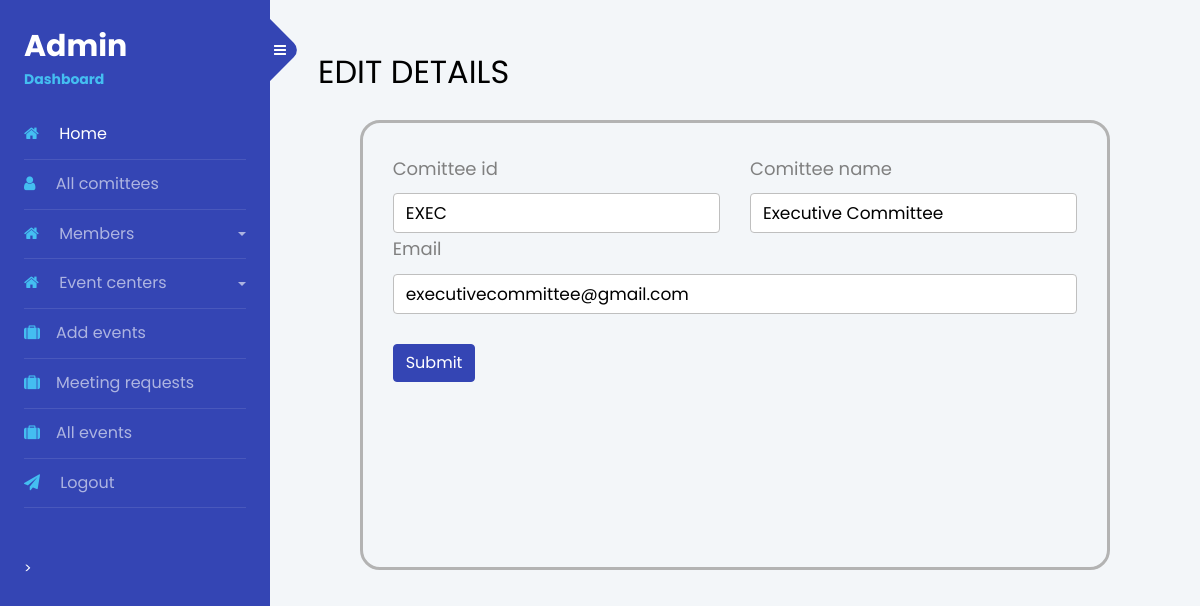
Page /admin/editcommittee.php?id=1 on the committed database.
### tables this page shows
CREATE TABLE `comitees` (
  `id` int(11) NOT NULL,
  `comitee_id` varchar(255) NOT NULL,
  `name` varchar(255) NOT NULL,
  `email` varchar(255) NOT NULL,
  `password` varchar(255) NOT NULL,
  `details` text NOT NULL
);

### admin/editcommittee.php (the view, shortened to what this page needs)
<?php
include 'db.php';
$id = $_GET['id'];
$result = mysqli_query($conn,"SELECT * FROM comitees WHERE id=$id");
$row= mysqli_fetch_array($result);
?>
<!doctype html>
<html lang="en">
  <head>
		<link rel="stylesheet" href="https://stackpath.bootstrapcdn.com/font-awesome/4.7.0/css/font-awesome.min.css">
		<link rel="stylesheet" href="css/style.css">
  </head>
  <body style="background-color:#F3F6F9">
		<div class="wrapper d-flex align-items-stretch">
			<nav id="sidebar">
				<?php require 'nav.php'; ?>
      <div id="content" class="p-4 p-md-5 pt-5">
        <div class="bd" >
        <h2 class="mb-4">EDIT DETAILS</h2>
        <div class="container" style="width:90%;border: 3px solid #b3b3b3;height:450PX;padding:30px;border-radius:20px;">
        <form class="row g-3" style="font-size:18px;" action="" method="POST">
  <div class="col-md-6" >
    <label for="inputEmail4" class="form-label" >Comittee id</label>
    <input type="text" class="form-control" name="comittee_id" id="inputEmail4" value="<?php echo $row['comitee_id'];?>" style="border:1px solid #bfbfbf;font-size:17px;">
  </div>
  <div class="col-md-6">
    <label for="inputPassword4" class="form-label">Comittee name</label>
    <input type="text" class="form-control" name="comittee_name" id="inputPassword4" value="<?php echo $row['name'];?>"style="border:1px solid #bfbfbf;font-size:17px;">
  </div>
  <div class="col-12">
    <label for="inputAddress" class="form-label">Email</label>
    <input type="email" class="form-control" name="email" id="inputAddress" value="<?php echo $row['email'];?>" style="border:1px solid #bfbfbf;font-size:17px;">
  </div>
  <div class="col-12" style="margin-top:30px;">
    <button type="submit" name="submit" class="btn btn-primary">Submit</button>
  </div>
</form>
</div>
      </div>
		</div>
</div>
  </body>
</html>

### rows in the picture
comitees: comittee_id "EXEC", comittee_name "Executive Committee", email "executivecommittee@gmail.com"
